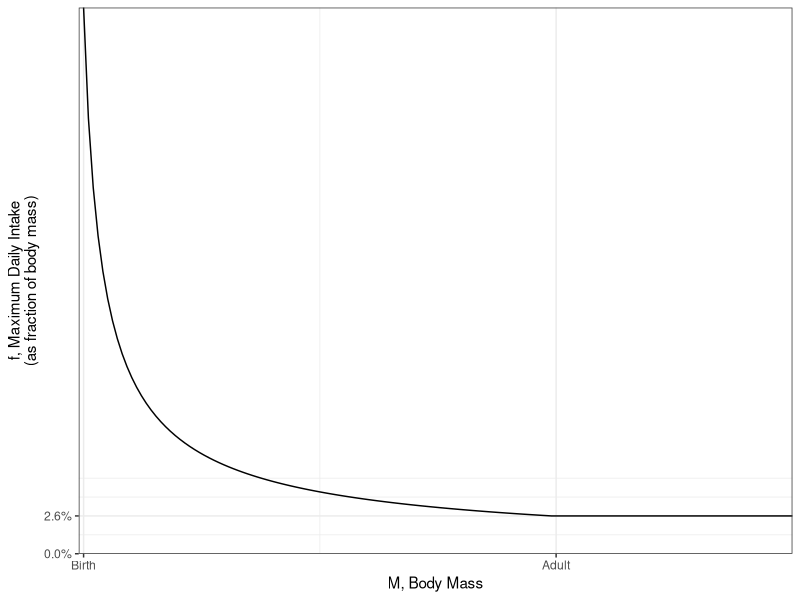

Source code (R):
#!/bin/Rscript

# SPDX-FileCopyrightText: 2021 W. Traylor <wolfgang.traylor@senckenberg.de>
#
# SPDX-License-Identifier: MIT

library(ggplot2)

#' Increase fractional dry matter intake for young animals.
#'
#' @param digestive_limit_fraction Maximum dry matter intake for adults as
#'        fraction of body mass.
#' @param current_bodymass Current body mass [kg/ind].
#' @param adult_bodymass Body mass of a mature animal [kg/ind].
scale_intake_fraction_for_juveniles <- function(digestive_limit_fraction,
                                                current_bodymass,
                                                adult_bodymass)
{
  stopifnot(current_bodymass <= adult_bodymass)
  stopifnot(current_bodymass > 0)
  stopifnot(adult_bodymass > 0)
  stopifnot(digestive_limit_fraction >= 0)
  stopifnot(digestive_limit_fraction < 1)

  if (current_bodymass == adult_bodymass)
    return(digestive_limit_fraction)
  else
    return(digestive_limit_fraction
           * adult_bodymass^(0.75)
           * current_bodymass^(-0.75))
}


# Digestive limit for adult
diglimit_ad <- .026

bodymass_ad    <- 810
bodymass_birth <- 23

diglimit.tbl <- data.frame(bodymass = c(seq(bodymass_birth,
                                            bodymass_ad,
                                            bodymass_ad / 100),
                                        rep(bodymass_ad, 50)))

diglimit.tbl$diglimit <- mapply(scale_intake_fraction_for_juveniles,
                                diglimit_ad,
                                diglimit.tbl$bodymass,
                                bodymass_ad)
diglimit.tbl$index <- seq.int(nrow(diglimit.tbl))

svg("scale_diglimit.svg", height = 4, width = 6)
ggplot(diglimit.tbl,
       aes(index, diglimit)) +
geom_line() +
expand_limits(x = 0, y = 0) +
theme(axis.ticks = element_blank()) +
scale_x_continuous(name   = "M, Body Mass",
                   # Get indices of first occurrences of birth/adult body mass.
                   breaks = c(match(bodymass_birth, diglimit.tbl$bodymass),
                              match(bodymass_ad, diglimit.tbl$bodymass)),
                   labels = c("Birth", "Adult"),
                   expand = c(0,0)) +
scale_y_continuous(name   = "f, Maximum Daily Intake\n(as fraction of body mass)",
                   breaks = c(0, diglimit_ad),
                   labels = c("0.0%", "2.6%"),
                   expand = c(0,0)) +
theme_bw()
dev.off()
